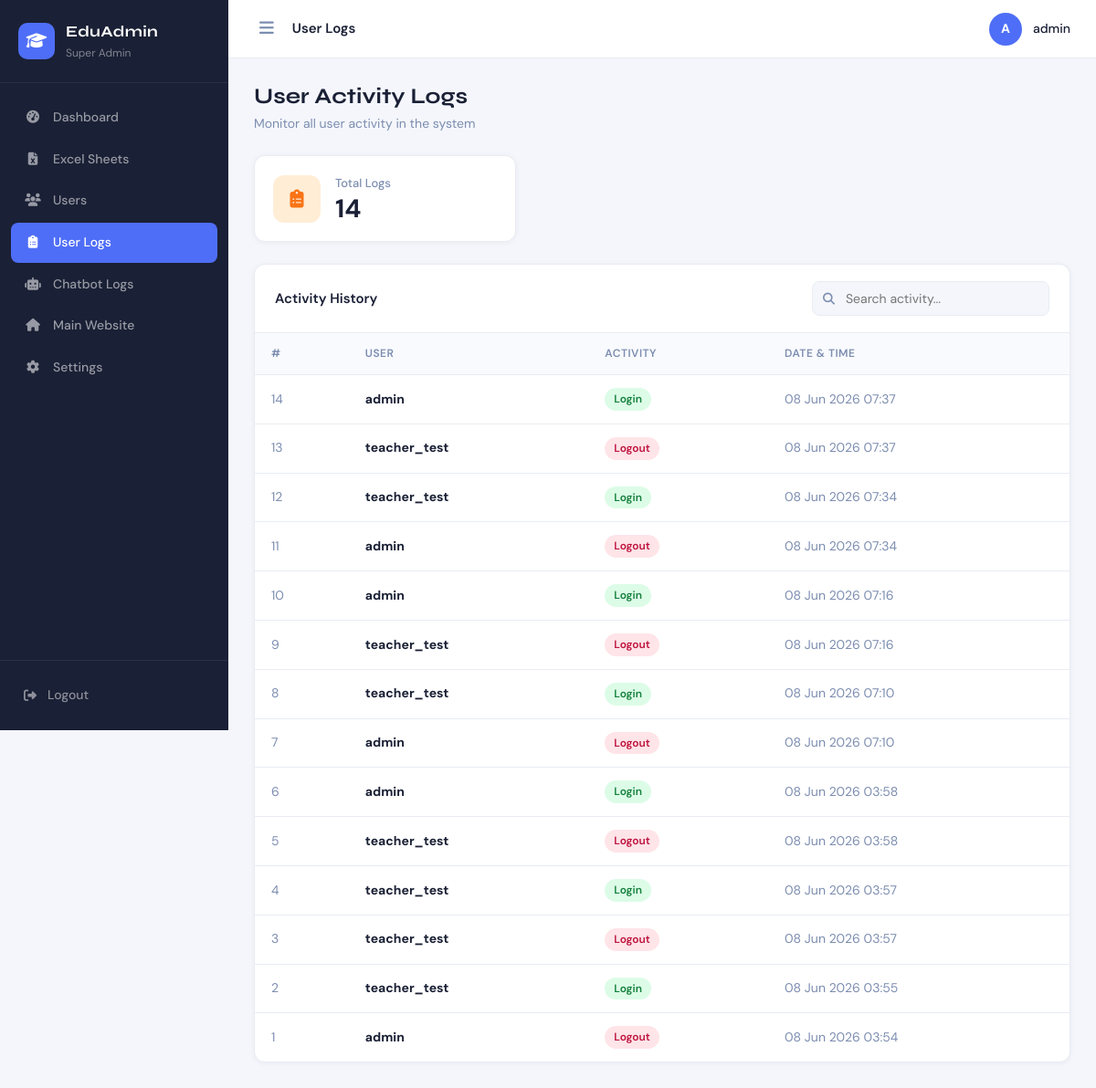
Before: /admin-panel/user-logs/ (signed in) with the older database file.
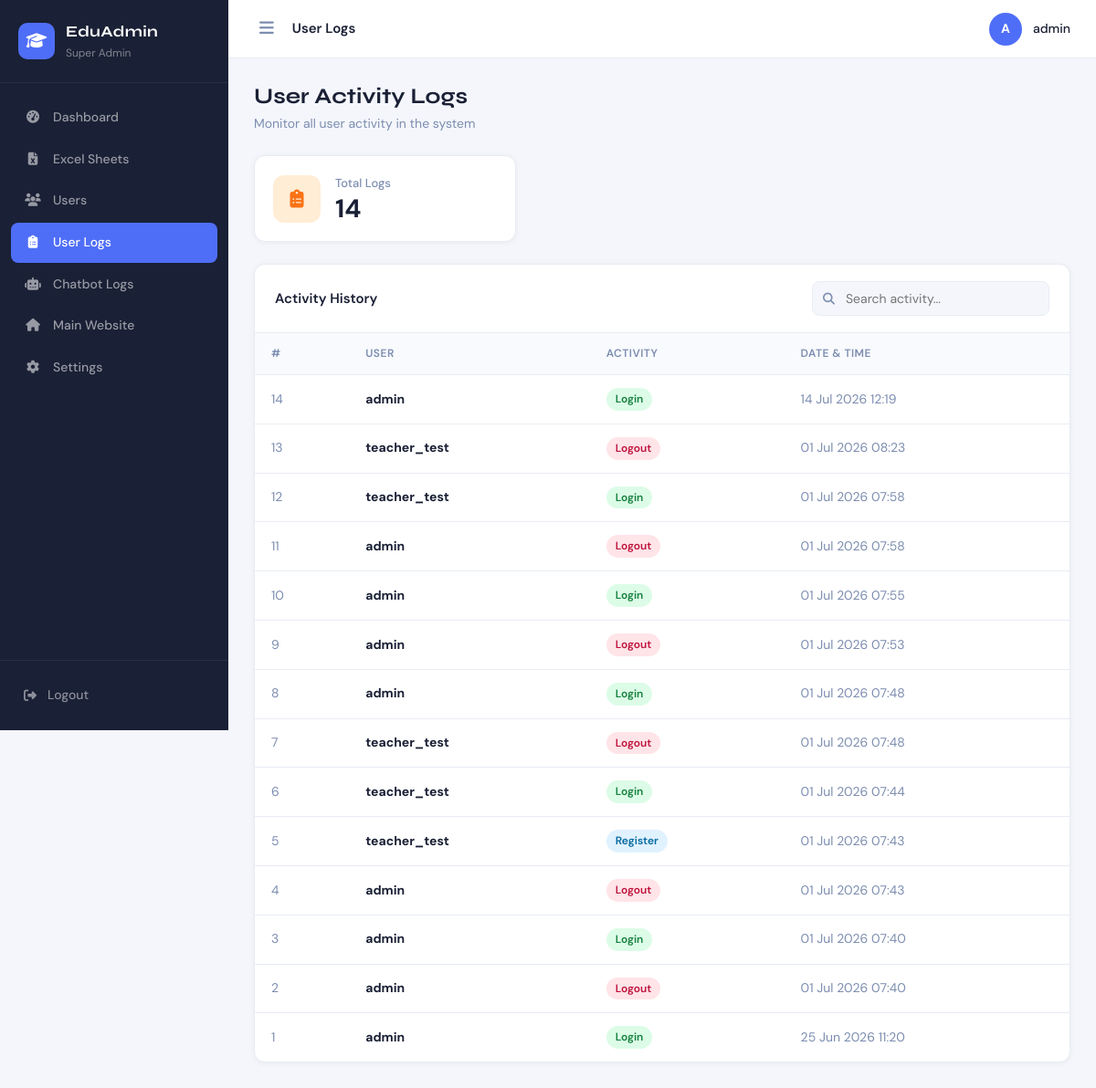
After: the same page with the newer database file.
### excel_ai_chatbot/models.py (models this page shows, shortened)
class CustomUser(AbstractUser):
    ROLE_CHOICES = (
        ("superadmin", "Super Admin"),
        ("teacher", "Teacher"),
    )
    role = models.CharField(
        max_length=20,
        choices=ROLE_CHOICES,
        default="teacher"
    )

### admin_panel/models.py (models this page shows, shortened)
class UserLog(models.Model):
    user = models.ForeignKey(CustomUser, on_delete=models.CASCADE)
    activity = models.CharField(max_length=50)
    created_at = models.DateTimeField(auto_now_add=True)

### admin_panel/views.py (the view)
# urls.py: path("user-logs/", views.user_logs_view, name="user_logs"),
@superadmin_required
def user_logs_view(request):
    search = request.GET.get("search", "")
    logs = UserLog.objects.order_by("-created_at")
    if search:
        logs = logs.filter(activity__icontains=search)
    return render(
        request, "admin_panel/user_logs.html", {"logs": logs, "search": search}
    )

### admin_panel/views.py (called while the page is built)
def superadmin_required(view_func):
    @wraps(view_func)
    def wrapper(request, *args, **kwargs):
        if not request.user.is_authenticated:
            return redirect("login")
        if not hasattr(request.user, "role"):
            return redirect("login")
        if request.user.role != "superadmin":
            return redirect("dashboard")
        return view_func(request, *args, **kwargs)
    return wrapper

### admin_panel/templates/admin_panel/user_logs.html (shortened to what this page needs)
{% extends 'admin_panel/base.html' %}
{% block breadcrumb %}
  User Logs
{% endblock %}
{% block content %}
  <div class="section-header">
    <div>
      <h1 class="section-title">User Activity Logs</h1>
      <p class="section-subtitle">Monitor all user activity in the system</p>
    </div>
  </div>
  <div class="stats-row stats-row-sm">
    <div class="stat-card">
      <div class="stat-icon-wrap clr-orange">
        <i class="fa-solid fa-clipboard-list"></i>
      </div>
      <div class="stat-body">
        <p class="stat-label">Total Logs</p><h2 class="stat-value">{{ logs.count }}</h2>
      </div>
    </div>
  </div>
  <div class="data-card">
    <div class="data-card-header">
      <h3>Activity History</h3>
      <form method="GET" class="search-form">
        <input type="text" name="search" value="{{ search }}" placeholder="Search activity..." class="search-input" />
      </form>
    </div>
    <div class="table-scroll">
      <table class="data-table">
        <thead>
          <tr>
            <th>#</th>
            <th>User</th>
            <th>Activity</th>
            <th>Date & Time</th>
          </tr>
        </thead>
        <tbody>
          {% for log in logs %}
            <tr>
              <td class="muted">{{ log.id }}</td>
              <td>
                <strong>{{ log.user.username }}</strong>
              </td>
              <td>
                {% if log.activity == 'LOGIN' %}
                  <span class="badge badge-success">Login</span>
                {% elif log.activity == 'LOGOUT' %}
                  <span class="badge badge-danger">Logout</span>
                {% elif log.activity == 'REGISTER' %}
                  <span class="badge badge-info">Register</span>
                {% else %}
                  <span class="badge badge-secondary">{{ log.activity }}</span>
                {% endif %}
              </td>
              <td class="muted">{{ log.created_at|date:'d M Y H:i' }}</td>
            </tr>
          {% endfor %}
        </tbody>
      </table>
    </div>
  </div>
{% endblock %}

### admin_panel/templates/admin_panel/base.html (shortened to what this page needs)
{% load static %}
<!DOCTYPE html>
<html lang="en">
<head>
  <link rel="stylesheet" href="https://cdnjs.cloudflare.com/ajax/libs/font-awesome/6.7.2/css/all.min.css">
  <link rel="stylesheet" href="{% static 'admin_panel/css/admin.css' %}">
</head>
<body>
  {% include 'admin_panel/sidebar.html' %}
  <div class="main-content">
    <div class="topbar">
      <div class="topbar-left">
        <button class="sidebar-toggle" id="sidebarToggle"><i class="fa-solid fa-bars"></i></button>
        <span class="topbar-title">{% block breadcrumb %}Dashboard{% endblock %}</span>
      </div>
      <div class="topbar-right">
        <div class="topbar-avatar">{{ request.user.username|first|upper }}</div>
        <div class="topbar-username">{{ request.user.username }}</div>
      </div>
    </div>
    <div class="page-body">
      {% block content %}{% endblock %}
    </div>
  </div>
</body>
</html>

### admin_panel/templates/admin_panel/sidebar.html (shortened to what this page needs)
{% if user.role == 'superadmin' %}
  <nav class="sidebar" id="sidebar">
    <div class="sidebar-brand">
      <div class="brand-icon">
        <i class="fa-solid fa-graduation-cap"></i>
      </div>
      <div class="brand-text">
        <span class="brand-name">EduAdmin</span>
        <span class="brand-role">Super Admin</span>
      </div>
    </div>
    <ul class="nav-menu">
      <li class="nav-item">
        <a href="{% url 'admin_panel:dashboard' %}" class="nav-link {% if request.resolver_match.url_name == 'dashboard' %}active{% endif %}"><span class="nav-icon"><i class="fa-solid fa-gauge-high"></i></span><span class="nav-label">Dashboard</span></a>
      </li>
      <li class="nav-item">
        <a href="{% url 'admin_panel:excel_sheets' %}" class="nav-link {% if request.resolver_match.url_name == 'excel_sheets' %}active{% endif %}"><span class="nav-icon"><i class="fa-solid fa-file-excel"></i></span><span class="nav-label">Excel Sheets</span></a>
      </li>
      <li class="nav-item">
        <a href="{% url 'admin_panel:users' %}" class="nav-link "><span class="nav-icon"><i class="fa-solid fa-users"></i></span><span class="nav-label">Users</span></a>
      </li>
      <li class="nav-item">
        <a href="{% url 'admin_panel:user_logs' %}" class="nav-link {% if request.resolver_match.url_name == 'user_logs' %}active{% endif %}"><span class="nav-icon"><i class="fa-solid fa-clipboard-list"></i></span><span class="nav-label">User Logs</span></a>
      </li>
      <li class="nav-item">
        <a href="{% url 'admin_panel:chatbot_logs' %}" class="nav-link {% if request.resolver_match.url_name == 'chatbot_logs' %}active{% endif %}"><span class="nav-icon"><i class="fa-solid fa-robot"></i></span><span class="nav-label">Chatbot Logs</span></a>
      </li>
      <li class="nav-item">
        <a href="{% url 'home' %}" class="nav-link">
          <span class="nav-icon"><i class="fa-solid fa-house"></i></span>
          <span class="nav-label">Main Website</span>
        </a>
      </li>
      <li class="nav-item">
        <a href="{% url 'admin_panel:settings' %}" class="nav-link {% if request.resolver_match.url_name == 'settings' %}active{% endif %}"><span class="nav-icon"><i class="fa-solid fa-gear"></i></span><span class="nav-label">Settings</span></a>
      </li>
    </ul>
    <div class="sidebar-footer">
      <a href="{% url 'logout' %}" class="logout-btn"><i class="fa-solid fa-right-from-bracket"></i><span>Logout</span></a>
    </div>
  </nav>
{% endif %}

Changed rows visible on the page:
changed UserLog id 14: created_at "08 Jun 2026 07:37" → "14 Jul 2026 12:19"
changed UserLog id 13: created_at "08 Jun 2026 07:37" → "01 Jul 2026 08:23"
changed UserLog id 12: created_at "08 Jun 2026 07:34" → "01 Jul 2026 07:58"
changed UserLog id 11: created_at "08 Jun 2026 07:34" → "01 Jul 2026 07:58"
changed UserLog id 10: created_at "08 Jun 2026 07:16" → "01 Jul 2026 07:55"
changed UserLog id 9: user.username "teacher_test" → "admin"; created_at "08 Jun 2026 07:16" → "01 Jul 2026 07:53"
changed UserLog id 8: user.username "teacher_test" → "admin"; created_at "08 Jun 2026 07:10" → "01 Jul 2026 07:48"
changed UserLog id 7: user.username "admin" → "teacher_test"; created_at "08 Jun 2026 07:10" → "01 Jul 2026 07:48"
changed UserLog id 6: user.username "admin" → "teacher_test"; created_at "08 Jun 2026 03:58" → "01 Jul 2026 07:44"
changed UserLog id 5: created_at "08 Jun 2026 03:58" → "01 Jul 2026 07:43"; activity "Logout" → "Register"
changed UserLog id 4: user.username "teacher_test" → "admin"; created_at "08 Jun 2026 03:57" → "01 Jul 2026 07:43"; activity "Login" → "Logout"
changed UserLog id 3: user.username "teacher_test" → "admin"; created_at "08 Jun 2026 03:57" → "01 Jul 2026 07:40"; activity "Logout" → "Login"
changed UserLog id 2: user.username "teacher_test" → "admin"; created_at "08 Jun 2026 03:55" → "01 Jul 2026 07:40"; activity "Login" → "Logout"
changed UserLog id 1: created_at "08 Jun 2026 03:54" → "25 Jun 2026 11:20"; activity "Logout" → "Login"
